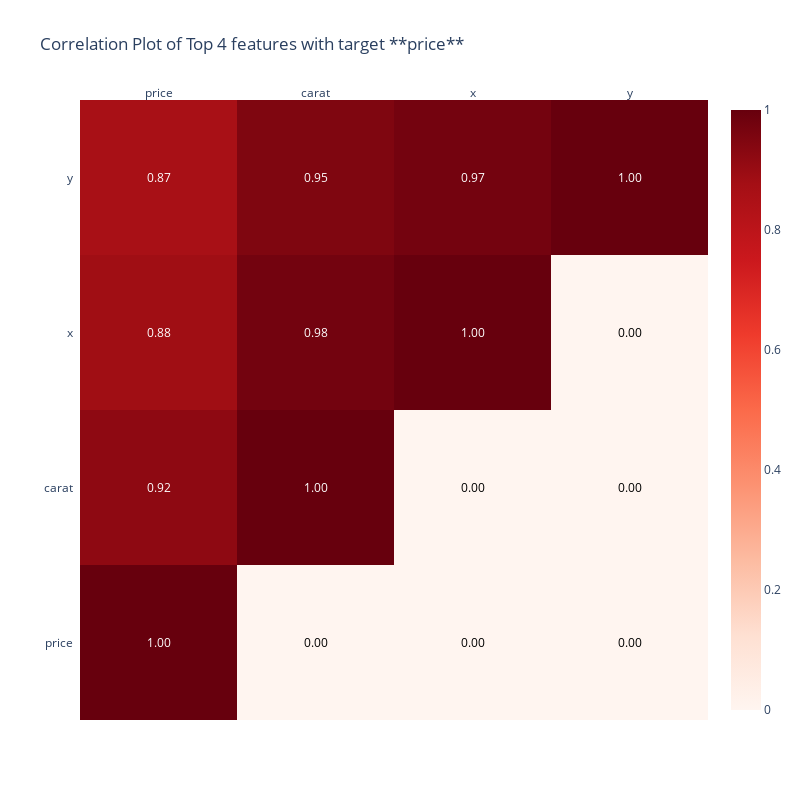

Here is the notebook cell this chart was saved with:
### Markdown cell above
# Correlation Plot

### Code cell
diamonds = sns.load_dataset('diamonds')
diamonds.bp.plotly_corr('price',topN=4)

### Figure 1 — Plotly figure (JSON) as saved in the notebook; plotly's stock layout.template omitted (floating-point values rounded to 4 significant figures)
{"data": [{"colorscale": [[0, "rgb(255,245,240)"], [0.125, "rgb(254,224,210)"], [0.25, "rgb(252,187,161)"], [0.375, "rgb(252,146,114)"], [0.5, "rgb(251,106,74)"], [0.625, "rgb(239,59,44)"], [0.75, "rgb(203,24,29)"], [0.875, "rgb(165,15,21)"], [1, "rgb(103,0,13)"]], "reversescale": false, "showscale": true, "type": "heatmap", "x": ["price", "carat", "x", "y"], "y": ["price", "carat", "x", "y"], "z": [[1, 0, 0, 0], [0.9216, 1, 0, 0], [0.8844, 0.9751, 1, 0], [0.8654, 0.9517, 0.9747, 1]]}], "layout": {"annotations": [{"font": {"color": "#FFFFFF"}, "showarrow": false, "text": "1.00", "x": "price", "xref": "x", "y": "price", "yref": "y"}, {"font": {"color": "#000000"}, "showarrow": false, "text": "0.00", "x": "carat", "xref": "x", "y": "price", "yref": "y"}, {"font": {"color": "#000000"}, "showarrow": false, "text": "0.00", "x": "x", "xref": "x", "y": "price", "yref": "y"}, {"font": {"color": "#000000"}, "showarrow": false, "text": "0.00", "x": "y", "xref": "x", "y": "price", "yref": "y"}, {"font": {"color": "#FFFFFF"}, "showarrow": false, "text": "0.92", "x": "price", "xref": "x", "y": "carat", "yref": "y"}, {"font": {"color": "#FFFFFF"}, "showarrow": false, "text": "1.00", "x": "carat", "xref": "x", "y": "carat", "yref": "y"}, {"font": {"color": "#000000"}, "showarrow": false, "text": "0.00", "x": "x", "xref": "x", "y": "carat", "yref": "y"}, {"font": {"color": "#000000"}, "showarrow": false, "text": "0.00", "x": "y", "xref": "x", "y": "carat", "yref": "y"}, {"font": {"color": "#FFFFFF"}, "showarrow": false, "text": "0.88", "x": "price", "xref": "x", "y": "x", "yref": "y"}, {"font": {"color": "#FFFFFF"}, "showarrow": false, "text": "0.98", "x": "carat", "xref": "x", "y": "x", "yref": "y"}, {"font": {"color": "#FFFFFF"}, "showarrow": false, "text": "1.00", "x": "x", "xref": "x", "y": "x", "yref": "y"}, {"font": {"color": "#000000"}, "showarrow": false, "text": "0.00", "x": "y", "xref": "x", "y": "x", "yref": "y"}, {"font": {"color": "#FFFFFF"}, "showarrow": false, "text": "0.87", "x": "price", "xref": "x", "y": "y", "yref": "y"}, {"font": {"color": "#FFFFFF"}, "showarrow": false, "text": "0.95", "x": "carat", "xref": "x", "y": "y", "yref": "y"}, {"font": {"color": "#FFFFFF"}, "showarrow": false, "text": "0.97", "x": "x", "xref": "x", "y": "y", "yref": "y"}, {"font": {"color": "#FFFFFF"}, "showarrow": false, "text": "1.00", "x": "y", "xref": "x", "y": "y", "yref": "y"}], "height": 800, "title": {"text": "Correlation Plot of Top 4 features with target **price**"}, "width": 800, "xaxis": {"dtick": 1, "gridcolor": "rgb(0, 0, 0)", "side": "top", "ticks": ""}, "yaxis": {"dtick": 1, "ticks": "", "ticksuffix": "  "}}}
